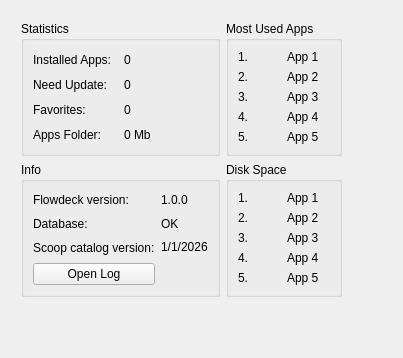
            <widget class="QWidget" name="tab_5">
             <attribute name="title">
              <string>System</string>
             </attribute>
             <layout class="QHBoxLayout" name="horizontalLayout_25">
              <item>
               <layout class="QGridLayout" name="gridLayout_4">
                <property name="leftMargin">
                 <number>10</number>
                </property>
                <property name="topMargin">
                 <number>10</number>
                </property>
                <property name="rightMargin">
                 <number>10</number>
                </property>
                <property name="bottomMargin">
                 <number>10</number>
                </property>
                <item row="0" column="1">
                 <widget class="QGroupBox" name="group_systemMostused">
                  <property name="title">
                   <string>Most Used Apps</string>
                  </property>
                  <layout class="QHBoxLayout" name="horizontalLayout_27">
                   <item>
                    <layout class="QVBoxLayout" name="verticalLayout_53">
                     <item>
                      <widget class="QLabel" name="system_lbl_8">
                       <property name="text">
                        <string>1.</string>
                       </property>
                      </widget>
                     </item>
                     <item>
                      <widget class="QLabel" name="system_lbl_9">
                       <property name="text">
                        <string>2.</string>
                       </property>
                      </widget>
                     </item>
                     <item>
                      <widget class="QLabel" name="system_lbl_10">
                       <property name="text">
                        <string>3.</string>
                       </property>
                      </widget>
                     </item>
                     <item>
                      <widget class="QLabel" name="system_lbl_11">
                       <property name="text">
                        <string>4.</string>
                       </property>
                      </widget>
                     </item>
                     <item>
                      <widget class="QLabel" name="system_lbl_12">
                       <property name="text">
                        <string>5.</string>
                       </property>
                      </widget>
                     </item>
                    </layout>
                   </item>
                   <item>
                    <layout class="QVBoxLayout" name="verticalLayout_54">
                     <item>
                      <widget class="QLabel" name="system_lbl_most1">
                       <property name="text">
                        <string>App 1</string>
                       </property>
                      </widget>
                     </item>
                     <item>
                      <widget class="QLabel" name="system_lbl_most2">
                       <property name="text">
                        <string>App 2</string>
                       </property>
                      </widget>
                     </item>
                     <item>
                      <widget class="QLabel" name="system_lbl_most3">
                       <property name="text">
                        <string>App 3</string>
                       </property>
                      </widget>
                     </item>
                     <item>
                      <widget class="QLabel" name="system_lbl_most4">
                       <property name="text">
                        <string>App 4</string>
                       </property>
                      </widget>
                     </item>
                     <item>
                      <widget class="QLabel" name="system_lbl_most5">
                       <property name="text">
                        <string>App 5</string>
                       </property>
                      </widget>
                     </item>
                    </layout>
                   </item>
                  </layout>
                 </widget>
                </item>
                <item row="2" column="1">
                 <widget class="QGroupBox" name="group_systemBigapps">
                  <property name="title">
                   <string>Disk Space</string>
                  </property>
                  <layout class="QHBoxLayout" name="horizontalLayout_28">
                   <item>
                    <layout class="QVBoxLayout" name="verticalLayout_55">
                     <item>
                      <widget class="QLabel" name="system_lbl_13">
                       <property name="text">
                        <string>1.</string>
                       </property>
                      </widget>
                     </item>
                     <item>
                      <widget class="QLabel" name="system_lbl_14">
                       <property name="text">
                        <string>2.</string>
                       </property>
                      </widget>
                     </item>
                     <item>
                      <widget class="QLabel" name="system_lbl_15">
                       <property name="text">
                        <string>3.</string>
                       </property>
                      </widget>
                     </item>
                     <item>
                      <widget class="QLabel" name="system_lbl_16">
                       <property name="text">
                        <string>4.</string>
                       </property>
                      </widget>
                     </item>
                     <item>
                      <widget class="QLabel" name="system_lbl_17">
                       <property name="text">
                        <string>5.</string>
                       </property>
                      </widget>
                     </item>
                    </layout>
                   </item>
                   <item>
                    <layout class="QVBoxLayout" name="verticalLayout_56">
                     <item>
                      <widget class="QLabel" name="system_lbl_space1">
                       <property name="text">
                        <string>App 1</string>
                       </property>
                      </widget>
                     </item>
                     <item>
                      <widget class="QLabel" name="system_lbl_space2">
                       <property name="text">
                        <string>App 2</string>
                       </property>
                      </widget>
                     </item>
                     <item>
                      <widget class="QLabel" name="system_lbl_space3">
                       <property name="text">
                        <string>App 3</string>
                       </property>
                      </widget>
                     </item>
                     <item>
                      <widget class="QLabel" name="system_lbl_space4">
                       <property name="text">
                        <string>App 4</string>
                       </property>
                      </widget>
                     </item>
                     <item>
                      <widget class="QLabel" name="system_lbl_space5">
                       <property name="text">
                        <string>App 5</string>
                       </property>
                      </widget>
                     </item>
                    </layout>
                   </item>
                  </layout>
                 </widget>
                </item>
                <item row="2" column="0">
                 <widget class="QGroupBox" name="group_systemInfo">
                  <property name="title">
                   <string>Info</string>
                  </property>
                  <layout class="QHBoxLayout" name="horizontalLayout_24">
                   <item>
                    <layout class="QVBoxLayout" name="verticalLayout_50">
                     <item>
                      <widget class="QLabel" name="system_lbl_5">
                       <property name="text">
                        <string>Flowdeck version:</string>
                       </property>
                      </widget>
                     </item>
                     <item>
                      <widget class="QLabel" name="system_lbl_6">
                       <property name="text">
                        <string>Database:</string>
                       </property>
                      </widget>
                     </item>
                     <item>
                      <widget class="QLabel" name="system_lbl_7">
                       <property name="text">
                        <string>Scoop catalog version:</string>
                       </property>
                      </widget>
                     </item>
                     <item>
                      <widget class="QPushButton" name="system_btn_log">
                       <property name="text">
                        <string>Open Log</string>
                       </property>
                      </widget>
                     </item>
                    </layout>
                   </item>
                   <item>
                    <layout class="QVBoxLayout" name="verticalLayout_51">
                     <item>
                      <widget class="QLabel" name="system_ldl_version">
                       <property name="text">
                        <string>1.0.0</string>
                       </property>
                      </widget>
                     </item>
                     <item>
                      <widget class="QLabel" name="system_lbl_dbcheck">
                       <property name="text">
                        <string>OK</string>
                       </property>
                      </widget>
                     </item>
                     <item>
                      <widget class="QLabel" name="system_lbl_scoopver">
                       <property name="text">
                        <string>1/1/2026</string>
                       </property>
                      </widget>
                     </item>
                     <item>
                      <widget class="QLabel" name="label_8">
                       <property name="minimumSize">
                        <size>
                         <width>0</width>
                         <height>23</height>
                        </size>
                       </property>
                       <property name="text">
                        <string/>
                       </property>
                      </widget>
                     </item>
                    </layout>
                   </item>
                  </layout>
                 </widget>
                </item>
                <item row="0" column="0">
                 <widget class="QGroupBox" name="group_systemStatistics">
                  <property name="title">
                   <string>Statistics</string>
                  </property>
                  <layout class="QHBoxLayout" name="horizontalLayout_26">
                   <item>
                    <layout class="QVBoxLayout" name="verticalLayout_19">
                     <item>
                      <widget class="QLabel" name="system_lbl_1">
                       <property name="text">
                        <string>Installed Apps:</string>
                       </property>
                      </widget>
                     </item>
                     <item>
                      <widget class="QLabel" name="system_lbl_2">
                       <property name="text">
                        <string>Need Update:</string>
                       </property>
                      </widget>
                     </item>
                     <item>
                      <widget class="QLabel" name="system_lbl_3">
                       <property name="text">
                        <string>Favorites:</string>
                       </property>
                      </widget>
                     </item>
                     <item>
                      <widget class="QLabel" name="system_lbl_4">
                       <property name="text">
                        <string>Apps Folder:</string>
                       </property>
                      </widget>
                     </item>
                    </layout>
                   </item>
                   <item>
                    <layout class="QVBoxLayout" name="verticalLayout_25">
                     <item>
                      <widget class="QLabel" name="system_lbl_inst_app">
                       <property name="text">
                        <string>0</string>
                       </property>
                      </widget>
                     </item>
                     <item>
                      <widget class="QLabel" name="system_lbl_update">
                       <property name="text">
                        <string>0</string>
                       </property>
                      </widget>
                     </item>
                     <item>
                      <widget class="QLabel" name="system_lbl_favorites">
                       <property name="text">
                        <string>0</string>
                       </property>
                      </widget>
                     </item>
                     <item>
                      <widget class="QLabel" name="system_lbl_size">
                       <property name="text">
                        <string>0 Mb</string>
                       </property>
                      </widget>
                     </item>
                    </layout>
                   </item>
                  </layout>
                 </widget>
                </item>
                <item row="3" column="0">
                 <spacer name="verticalSpacer_10">
                  <property name="orientation">
                   <enum>Qt::Vertical</enum>
                  </property>
                  <property name="sizeHint" stdset="0">
                   <size>
                    <width>20</width>
                    <height>40</height>
                   </size>
                  </property>
                 </spacer>
                </item>
               </layout>
              </item>
              <item>
               <spacer name="horizontalSpacer_2">
                <property name="orientation">
                 <enum>Qt::Horizontal</enum>
                </property>
                <property name="sizeHint" stdset="0">
                 <size>
                  <width>40</width>
                  <height>20</height>
                 </size>
                </property>
               </spacer>
              </item>
             </layout>
            </widget>
